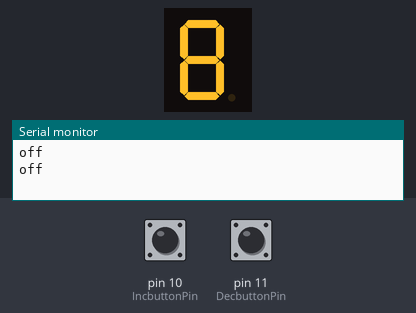
A sketch run on a simulated Arduino Uno, built with avr-gcc and run on an emulated ATmega328P. Parts: 1-digit seven-segment display, the last lines printed to the serial monitor. Wiring (inferred from the names in the program): 1-digit 7-segment display, segments lit when LOW: segments pin 2, pin 3, pin 4, pin 5, pin 6, pin 7, pin 8. The inputs (shaded band) are chosen by the test bench; at power-on: pin 10 (IncbuttonPin) HIGH, pin 11 (DecbuttonPin) HIGH. The segment pins are drawn as the display they are named for.

Above: at 1.2 s.
1.3 s: pin 10 (IncbuttonPin) pulled LOW for 0.15 s
At 2.5 s:
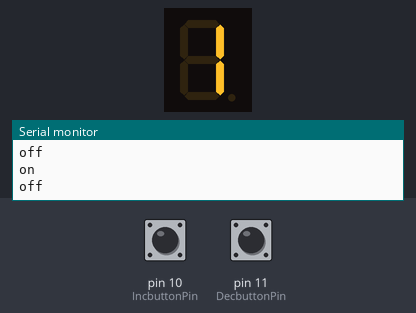
2.9 s: pin 11 (DecbuttonPin) pulled LOW for 0.15 s
At 3.8 s:
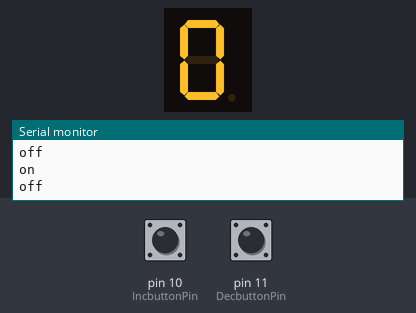
4.5 s: pin 11 (DecbuttonPin) pulled LOW for 1 s
At 5.0 s:
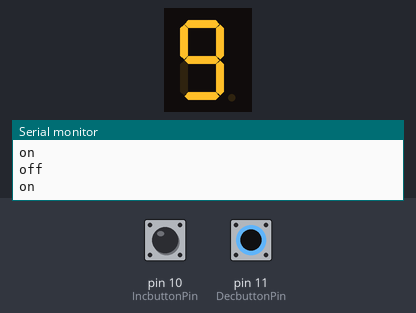
7.0 s: pin 11 (DecbuttonPin) pulled LOW for 3.2 s
At 8.1 s:
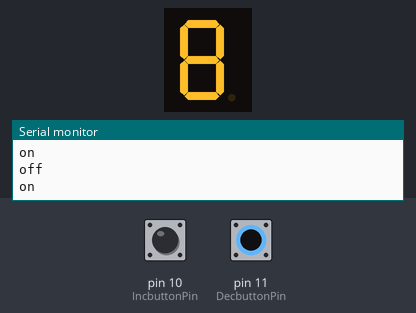
11.7 s: pin 11 (DecbuttonPin) pulled LOW for 0.15 s
At 12.9 s:
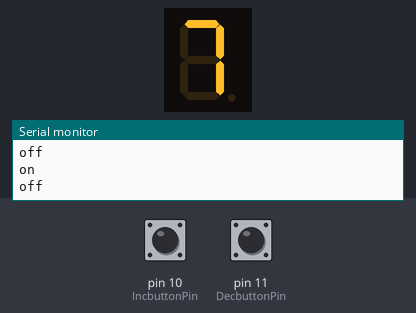
13.3 s: pin 11 (DecbuttonPin) pulled LOW for 0.15 s
At 14.1 s:
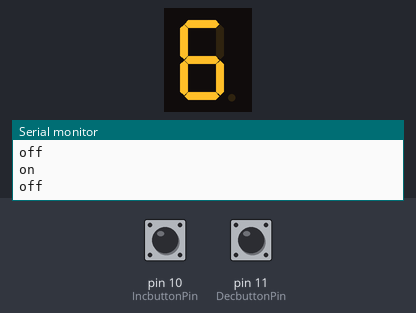
Timing chart, 0 to 15.9 s (numbered marks = the images above; inputs shaded):
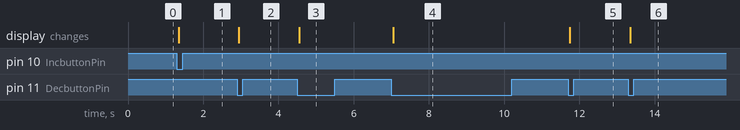

The sketch:

incrementing_count.ino
```cpp
const int a = 2;  //For displaying segment "a"
const int b = 3;  //For displaying segment "b"
const int c = 4;  //For displaying segment "c"
const int d = 5;  //For displaying segment "d"
const int e = 6;  //For displaying segment "e"
const int f = 7;  //For displaying segment "f"
const int g = 8;  //For displaying segment "g"
bool bPress = false;
const int IncbuttonPin = 10;
const int DecbuttonPin = 11;
// Variables will change:
int buttonPushCounter = 0;   // counter for the number of button presses
int IncbuttonState = 0;         // current state of the button
int lastIncbuttonState = 0;     // previous state of the button
int DecbuttonState = 0;         // current state of the button
int lastDecbuttonState = 0;     // previous state of the button
void setup() {
  // put your setup code here, to run once:
  pinMode(a, OUTPUT);  //A
  pinMode(b, OUTPUT);  //B
  pinMode(c, OUTPUT);  //C
  pinMode(d, OUTPUT);  //D
  pinMode(e, OUTPUT);  //E
  pinMode(f, OUTPUT);  //F
  pinMode(g, OUTPUT);  //G
  pinMode( IncbuttonPin , INPUT_PULLUP );
  pinMode( DecbuttonPin , INPUT_PULLUP );
  Serial.begin(9600);
  displayDigit(buttonPushCounter);
}
void loop() {
   IncbuttonState = digitalRead(IncbuttonPin);
   DecbuttonState = digitalRead(DecbuttonPin);
   checkIncButtonPress();
   checkDecButtonPress();
  if( bPress ){
    bPress = false;
     turnOff();
     displayDigit(buttonPushCounter);
  }
   /*
  for(int i=0;i<10;i++)
 {
   displayDigit(i);
   delay(1000);
   turnOff();
 }
 */
}
void checkIncButtonPress()
{
   // compare the IncbuttonState to its previous state
  if (IncbuttonState != lastIncbuttonState) {
    // if the state has changed, increment the counter
    if (IncbuttonState == LOW) {
      // if the current state is HIGH then the button went from off to on:
      bPress = true;
      buttonPushCounter++;
      if( buttonPushCounter > 9) buttonPushCounter =0 ;
      Serial.println("on");
    } else {

      Serial.println("off");
    }

    delay(50);
  }

  lastIncbuttonState = IncbuttonState;
}
void checkDecButtonPress()
{

  if (DecbuttonState != lastDecbuttonState) {

    if (DecbuttonState == LOW) {

      bPress = true;
      buttonPushCounter--;
      if( buttonPushCounter < 0) buttonPushCounter =9 ;
      Serial.println("on");
    } else {

      Serial.println("off");
    }

    delay(50);
  }

  lastDecbuttonState = DecbuttonState;
}
void displayDigit(int digit)
{

 if(digit!=1 && digit != 4)
 digitalWrite(a,LOW);

 if(digit != 5 && digit != 6)
 digitalWrite(b,LOW);

 if(digit !=2)
 digitalWrite(c,LOW);

 if(digit != 1 && digit !=4 && digit !=7)
 digitalWrite(d,LOW);

 if(digit == 2 || digit ==6 || digit == 8 || digit==0)
 digitalWrite(e,LOW);

 if(digit != 1 && digit !=2 && digit!=3 && digit !=7)
 digitalWrite(f,LOW);
 if (digit!=0 && digit!=1 && digit !=7)
 digitalWrite(g,LOW);
}
void turnOff()
{
  digitalWrite(a,HIGH);
  digitalWrite(b,HIGH);
  digitalWrite(c,HIGH);
  digitalWrite(d,HIGH);
  digitalWrite(e,HIGH);
  digitalWrite(f,HIGH);
  digitalWrite(g,HIGH);
}
```

Measured:
- after the input at 1.3 s, the display: changes after 0.05 s (image 1)
- after the input at 2.9 s, the display: changes after 0.05 s (image 2)
- after the input at 4.5 s, the display: changes after 0.05 s (image 3)
- after the input at 7.0 s, the display: changes after 0.05 s (image 4)
- after the input at 11.7 s, the display: changes after 0.05 s (image 5)
- after the input at 13.3 s, the display: changes after 0.05 s (image 6)
